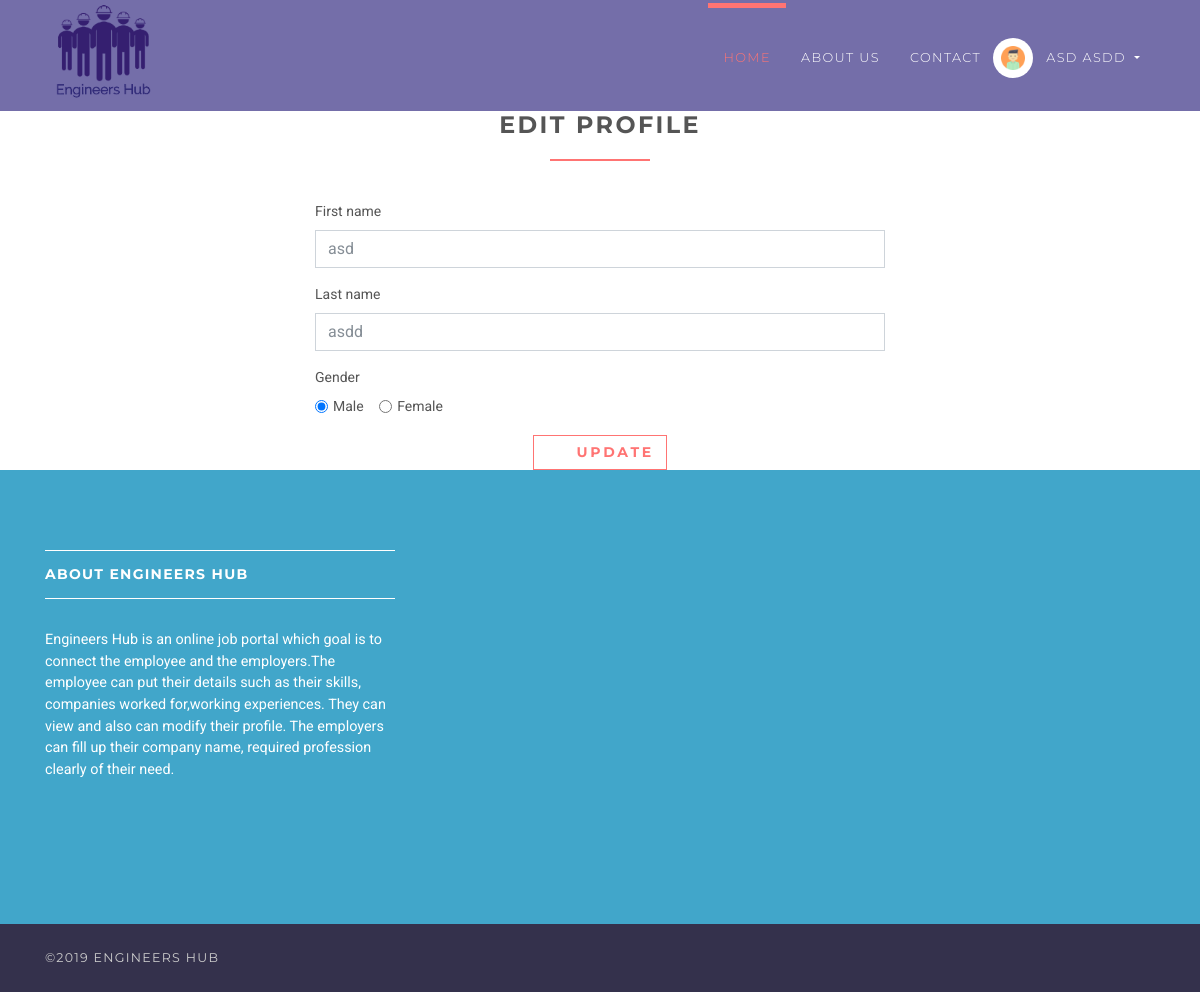
/employee/profile/update (signed in), run on the app's committed database.
### jobsapp/models.py (models this page shows, shortened)
class User(AbstractUser):
    username = None
    role = models.CharField(max_length=12, error_messages={
        'required': "Role must be provided"
    })
    gender = models.CharField(max_length=10, blank=True, null=True, default="")
    email = models.EmailField(unique=True, blank=False,
                              error_messages={
                                  'unique': "A user with that email already exists.",
                              })
    USERNAME_FIELD = "email"
    REQUIRED_FIELDS = []
    objects = UserManager()

### jobsapp/views/employee.py (the view)
# urls.py: path('employee/profile/update', EditProfileView.as_view(), name='employee-profile-update'),
class EditProfileView(UpdateView):
    model = User
    form_class = EmployeeProfileUpdateForm
    context_object_name = 'employee'
    template_name = 'jobs/employee/edit-profile.html'
    success_url = reverse_lazy('jobs:employee-profile')
    @method_decorator(login_required(login_url=reverse_lazy('jobs:login')))
    @method_decorator(user_is_employee)
    def dispatch(self, request, *args, **kwargs):
        return super().dispatch(self.request, *args, **kwargs)
    def get(self, request, *args, **kwargs):
        try:
            self.object = self.get_object()
        except Http404:
            raise Http404("User doesn't exists")
        return self.render_to_response(self.get_context_data())
    def get_object(self, queryset=None):
        obj = self.request.user
        print(obj)
        if obj is None:
            raise Http404("Job doesn't exists")
        return obj

### jobsapp/forms.py
class EmployeeProfileUpdateForm(forms.ModelForm):
    def __init__(self, *args, **kwargs):
        super(EmployeeProfileUpdateForm, self).__init__(*args, **kwargs)
        self.fields['first_name'].widget.attrs.update(
            {
                'placeholder': 'Enter First Name',
            }
        )
        self.fields['last_name'].widget.attrs.update(
            {
                'placeholder': 'Enter Last Name',
            }
        )
    class Meta:
        model = User
        fields = ["first_name", "last_name", "gender"]

### templates/jobs/employee/edit-profile.html (shortened to what this page needs)
{% extends 'base.html' %}
{% load static %}
{% block content %}
    <div class="col-lg-6 offset-3">
        <div >
            <h3 class="heading">Edit Profile</h3>
            <form action="" method="post">
                {% for field in form %}
                    {% if field.name == 'gender' %}
                        <div class="form-group">
                            <label for="gender">Gender</label>
                            <br>
                            <div class="form-check form-check-inline">
                                <input class="form-check-input" {% if field.value == 'male' %} checked {% endif %}
                                       type="radio" name="gender" id="male gender"
                                       value="male">
                                <label class="form-check-label" for="male">Male</label>
                            </div>
                            <div class="form-check form-check-inline">
                                <input class="form-check-input" {% if field.value == 'female' %} checked {% endif %}
                                       type="radio" name="gender" id="female"
                                       value="female">
                                <label class="form-check-label" for="female">Female</label>
                            </div>
                        </div>
                    {% else %}
                        <div class="form-group">
                            <label for="id_{{ field.name }}">{{ field.label }}</label>
                            <input type="{{ field.field.widget.input_type }}"
                                   class="form-control"
                                   name="{{ field.name }}"
                                   id="id_{{ field.name }}"
                                   value="{{ field.value }}"
                                   placeholder="{{ field.field.widget.attrs.placeholder }}">
                        </div>
                    {% endif %}
                {% endfor %}
            <div class="text-center">
                    <button type="submit" class="btn btn-outline-white-primary">
                        <i class="fa fa-signing"></i> Update
                    </button>
                </div>
            </form>
        </div>
    </div>
{% endblock %}

### templates/base.html (shortened to what this page needs)
{% load static %}
<!DOCTYPE html>
<html>
<head>
    <link rel="stylesheet"
          href="{% static 'vendor/bootstrap/css/bootstrap.min.css' %}">
    <link rel="stylesheet"
          href="{% static 'vendor/font-awesome/css/font-awesome.min.css' %}">
    <link rel="stylesheet"
          href="{% static 'vendor/owl.carousel/assets/owl.carousel.css' %}">
    <link rel="stylesheet"
          href="{% static 'vendor/owl.carousel/assets/owl.theme.default.css' %}">
    <link rel="stylesheet" href="{% static 'css/style.default.css' %}"
          id="theme-stylesheet">
    <link rel="stylesheet" href="{% static 'css/custom.css' %}">
</head>
<body>
<header class="header">
    <nav class="navbar navbar-expand-lg">
        <div class="container">
            <a href="/" class="navbar-brand">
                <img src="{% static 'img/logo.png' %}" alt="logo" class="d-none d-lg-block">
            </a>
            <div id="navbarSupportedContent" class="collapse navbar-collapse">
                <ul class="navbar-nav ml-auto">
                    <li class="nav-item active">
                        <a href="/" class="nav-link">Home <span class="sr-only">(current)</span></a>
                    </li>
                    <li class="nav-item">
                        <a href="#" class="nav-link">About Us</a>
                    </li>
                    <li class="nav-item">
                        <a href="#" class="nav-link">Contact</a>
                    </li>
                    {% if request.user.is_authenticated and request.user.role == 'employer' %}
                        <li class="nav-item dropdown">
                            <a id="clientZone" href="#" data-toggle="dropdown"
                               aria-haspopup="true" aria-expanded="false"
                               class="nav-link dropdown-toggle has-img mb-3 mb-lg-0 mt-3 mt-lg-0">
                                <div class="client-menu-image">
                                    <div class="inner">
                                        <img src="{% static 'img/avatar.png' %}"
                                             alt="company image"
                                             class="img-fluid">
                                    </div>
                                </div>
                                {% if request.user.role == 'employee' %}
                                    {{ request.user.first_name }} {{ request.user.last_name }}
                                {% else %}
                                    {{ request.user.first_name }}
                                {% endif %}
                            </a>
                            <div aria-labelledby="clientZone" class="dropdown-menu">
                                <a href="{% url 'jobs:employer-dashboard' %}" class="dropdown-item">Dashboard</a>
                                <a href="{% url 'jobs:employer-all-applicants' %}" class="dropdown-item">Applicants </a>
                                <a href="{% url 'jobs:employer-jobs-create' %}" class="dropdown-item">Post a new
                                    job </a>
                                <a href="{% url 'jobs:logout' %}" class="dropdown-item">Logout</a>
                            </div>
                        </li>
                    {% elif request.user.is_authenticated and request.user.role == 'employee' %}
                        <li class="nav-item dropdown">
                            <a id="clientZone" href="#" data-toggle="dropdown"
                               aria-haspopup="true" aria-expanded="false"
                               class="nav-link dropdown-toggle has-img mb-3 mb-lg-0 mt-3 mt-lg-0">
                                <div class="client-menu-image">
                                    <div class="inner">
                                        <img src="{% static 'img/avatar.png' %}"
                                             alt="company image"
                                             class="img-fluid">
                                    </div>
                                </div>
                                {% if request.user.role == 'employee' %}
                                    {{ request.user.first_name }} {{ request.user.last_name }}
                                {% else %}
                                    {{ request.user.first_name }}
                                {% endif %}
                            </a>
                        </li>
                    {% endif %}
                </ul>
            </div>
        </div>
    </nav>
</header>
<div>
    {% block content %} {% endblock %}
</div>
<footer class="footer">
    <div class="footer__block">
        <div class="container">
            <div class="row">
                <div class="col-lg-4 col-md-12 mb-5">
                    <h4 class="h5">About Engineers Hub</h4>
                    <p> Engineers Hub is an online job portal which goal is to connect the employee and the employers.The employee can put their details such as their skills, companies worked for,working experiences.
                        They can view and also can modify their profile. The employers can fill up their company name, required profession clearly of their need.</p>
                </div>
            </div>
        </div>
    </div>
    <div class="footer__copyright">
        <div class="container">
            <div class="row">
                <div class="col-md-6 text-md-left text-center">
                    <p>&copy;2019 Engineers Hub</p>
                </div>
            </div>
        </div>
    </div>
</footer>
</body>
</html>

### static/css/style.default.css (style rules this page uses)
html { height:100% }
body { height:100% }
header { z-index:1000 }
button { cursor:pointer }
.heading { text-align:center;margin-bottom:40px }
.heading:after { content:" ";display:block;width:100px;height:2px;margin:20px auto 20px;background:#ff7473 }
a,button { -webkit-transition:all .2s ease-out;transition:all .2s ease-out }
a i.fa,button i.fa { margin:0 5px }
.header { width:100% }
.navbar { text-transform:uppercase;letter-spacing:0.1em;background:#746EA9;padding-top:0 !important;padding-bottom:0 !important }
.navbar a { font-family:"Montserrat",Helvetica,Arial,sans-serif }
.navbar ul.navbar-nav>li>a:not(.navbar-btn) { color:#fff;font-weight:300;font-family:"Montserrat",Helvetica,Arial,sans-serif;font-size:0.8rem }
@media (min-width: 992px) { .navbar ul.navbar-nav>li>a:not(.navbar-btn) { border-top:5px solid transparent;padding:40px 15px !important;color:#fff;font-weight:300 } }
@media (min-width: 992px) { .navbar ul.navbar-nav>li.active>a,.navbar ul.navbar-nav>li.show>a { text-decoration:none !important;border-top-color:#ff7473;color:#ff7473 } }
#clientZone.has-img { position:relative;padding-left:50px !important;border-color:transparent !important }
.client-menu-image { display:inline-block;width:40px;height:40px;line-height:50px;-ms-flex-line-pack:center;align-content:center;border-radius:50%;background:#fff;position:absolute;top:50%;left:-3px;-webkit-transform:translateY(-50%);transform:translateY(-50%) }
.client-menu-image .inner { width:100%;height:100%;display:-webkit-box;display:-ms-flexbox;display:flex;-webkit-box-align:center;-ms-flex-align:center;align-items:center;-webkit-box-pack:center;-ms-flex-pack:center;justify-content:center }
.client-menu-image img { width:60% }
.footer__block { background:#41A6CA;padding:80px 0 }
.footer__block h4 { border-top:solid 1px #fff;border-bottom:solid 1px #fff;padding:15px 0;margin-bottom:30px;color:#fff;text-transform:uppercase;letter-spacing:0.08rem }
.footer__block p { color:#fff;font-size:0.9rem }
.footer__copyright { background:#34314c;color:#ccc;padding:20px 0;font-size:.7875rem;line-height:28px;font-family:"Montserrat",Helvetica,Arial,sans-serif;text-transform:uppercase;letter-spacing:0.1em }
.footer__copyright p { margin:0 }
.navbar { padding:.5rem 1rem }
.navbar-brand { display:inline-block;padding-top:.33594rem;padding-bottom:.33594rem;margin-right:1rem;font-size:1.09375rem }
.btn { font-weight:700;font-family:"Montserrat",Helvetica,Arial,sans-serif;border:1px solid transparent;text-transform:uppercase;letter-spacing:0.2em;padding:.375rem .75rem;font-size:.875rem;line-height:1.5;border-radius:0;-webkit-transition:background-color 0.15s ease-in-out,border-color 0.15s ease-in-out,-webkit-box-shadow 0.15s ease-in-out;transition:background-color 0.15s ease-in-out,border-color 0.15s ease-in-out,-webkit-box-shadow 0.15s ease-in-out;transition:background-color 0.15s ease-in-out,border-color 0.15s ease-in-out,box-shadow 0.15s ease-in-out;transition:background-color 0.15s ease-in-out,border-color 0.15s ease-in-out,box-shadow 0.15s ease-in-out,-webkit-box-shadow 0.15s ease-in-out }
.btn-outline-white-primary { color:#ff7473;background-color:#fff;background-image:none;border-color:#ff7473 }
body { font-family:"Roboto",Helvetica,Arial,sans-serif;font-size:.875rem;font-weight:400;line-height:1.5;color:#555;background-color:#fff }
a { color:#ff7473;text-decoration:none }
h1,h2,h3,h4,h5,h6,.h1,.h2,.h3,.h4,.box-simple h3,.box-image .name h3,.box-image-text .top .name h3,.box-image-text .top .name h4,.h5,.h6 { margin-bottom:1rem;font-family:"Montserrat",Helvetica,Arial,sans-serif;font-weight:700;line-height:1.2;color:#555;text-transform:uppercase;letter-spacing:0.1em }
h3,.h3 { font-size:1.4875rem }
h4,.h4,.box-simple h3,.box-image .name h3,.box-image-text .top .name h3,.box-image-text .top .name h4 { font-size:1.0675rem }
h5,.h5 { font-size:.875rem }
.form-control { padding:.375rem .75rem;font-size:1rem;line-height:1.5;color:#868e96;background-color:#fff;border:1px solid #ced4da;border-radius:0;-webkit-transition:border-color ease-in-out 0.15s,-webkit-box-shadow ease-in-out 0.15s;transition:border-color ease-in-out 0.15s,-webkit-box-shadow ease-in-out 0.15s;transition:border-color ease-in-out 0.15s,box-shadow ease-in-out 0.15s;transition:border-color ease-in-out 0.15s,box-shadow ease-in-out 0.15s,-webkit-box-shadow ease-in-out 0.15s }
.form-control::placeholder { color:#868e96 }

### data on the page
User: user.first_name "ASD", user.last_name "ASDD", first_name "asd" "asdd", gender "☑", gender "☐ Female"

### other printed values
{{ field.label }} "First name" "Last name"
